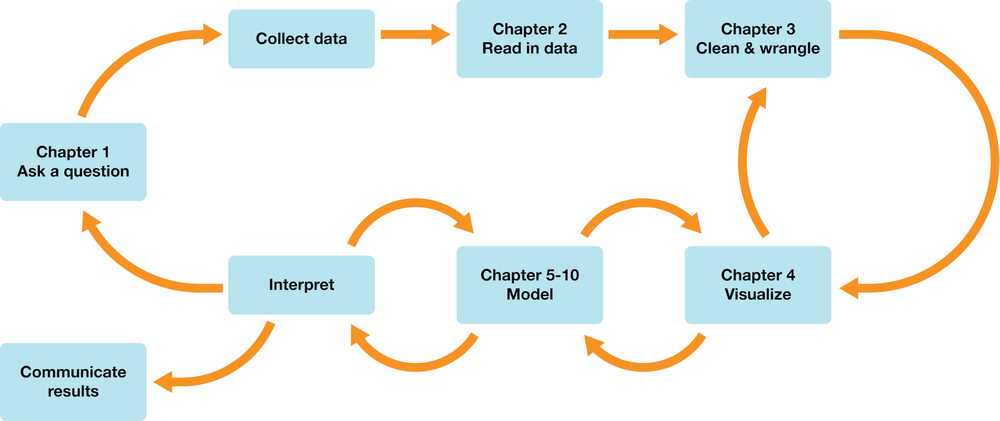
#> input picture examples/multipage_addpage/new/img/frontmatter/chapter_overview.png, 1000 x 421 px, shrunk from 2084 x 877 before the run
$ python -i image.py   (imports and definitions only)
#> lines starting #> are read from the running program, lines starting #| are printed output that depends on the picture
from PIL import Image, ImageEnhance, ImageChops, ImageOps
import numpy as np
import cairosvg
from loguru import logger
import os
import shutil

def diff(filepath_old, filepath_new, filepath_out):
    if not _img_exists(filepath_old, filepath_new):
        return False

    img_old = Image.open(filepath_old).convert("RGB")
    img_new = Image.open(filepath_new).convert("RGB")
    img_diff = ImageChops.difference(img_old, img_new)
    if img_diff.getbbox() is None:
        # no diff, just copy filepath_new to filepath_out
        shutil.copyfile(filepath_new, filepath_out)
        return False
    else:
        # diff, add a yellow border and highlight differences in bright red
        img_overlay = ImageChops.overlay(img_old.convert("RGBA"), img_new.convert("RGBA"))
        img_overlay_np = np.array(img_overlay)
        img_overlay_np[ np.fabs(np.array(img_diff)).sum(axis=2) != 0 ] = np.array([255,0,0,0])
        img_overlay = Image.fromarray(img_overlay_np)
        img_bordered = ImageOps.expand(img_overlay, border=10, fill='yellow')
        img_bordered.convert("RGB").save(filepath_out)
        return True


def _img_exists(filepath_old, filepath_new):
    result=True
    if not os.path.isfile(filepath_old):
        logger.info(f"{filepath_old} is missing")
        result=False
    elif not os.path.isfile(filepath_new):
        logger.info(f"{filepath_new} is missing")
        result=False
    return result

def highlight_add(filepath, filepath_out):
    _highlight_image(filepath, filepath_out, "limegreen", 0.5)

def highlight_del(filepath, filepath_out):
    _highlight_image(filepath, filepath_out, "firebrick", 0.5)

def _highlight_image(filepath, filepath_out, color, alpha):
#> called with filepath_out = 'out.png', color = 'limegreen', alpha = 0.5
    img = Image.open(filepath)
#> img is the input picture: PIL image 1000x421 RGBA; mean R, G, B, A 238.1, 242.6, 239.9, 254.9
    bw = img.convert("LA").convert("RGBA")
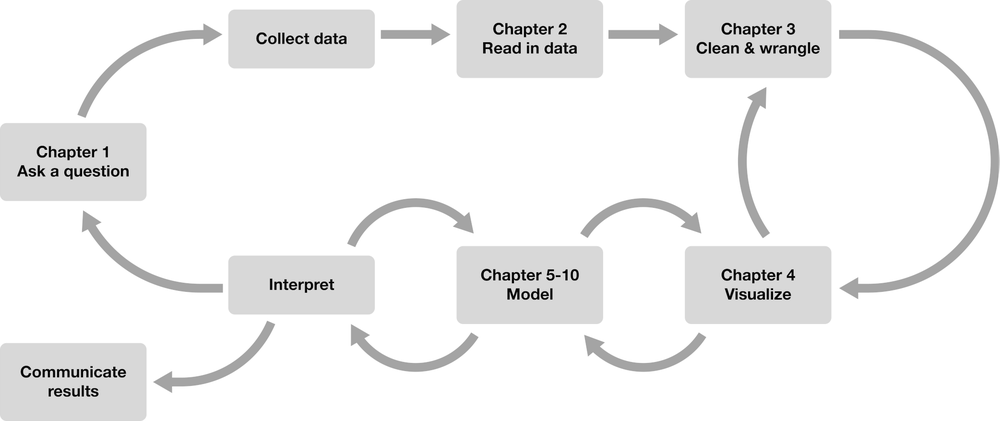
#> bw: PIL image 1000x421 RGBA; mean R, G, B, A 240.9, 240.9, 240.9, 254.9; transparent parts drawn white
    overlay = Image.new("RGBA", img.size, color = color)
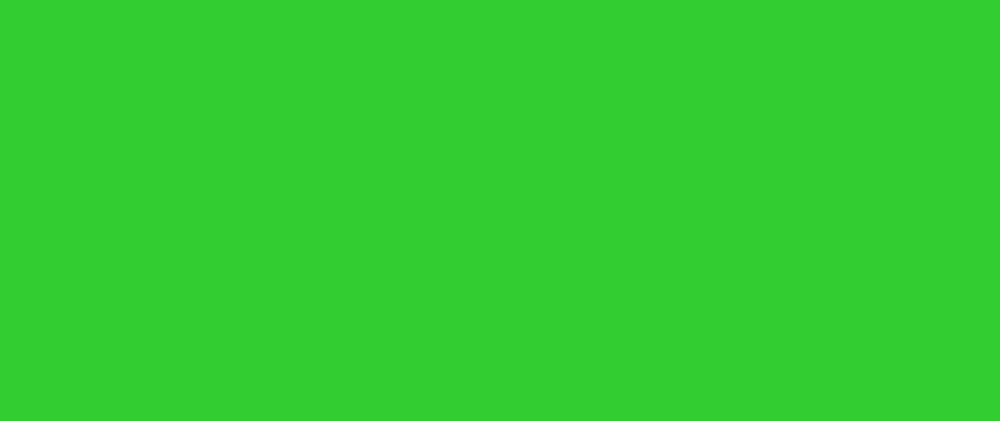
#> overlay: PIL image 1000x421 RGBA; mean R, G, B, A 50, 205, 50, 255
    blended = Image.blend(bw, overlay, alpha)
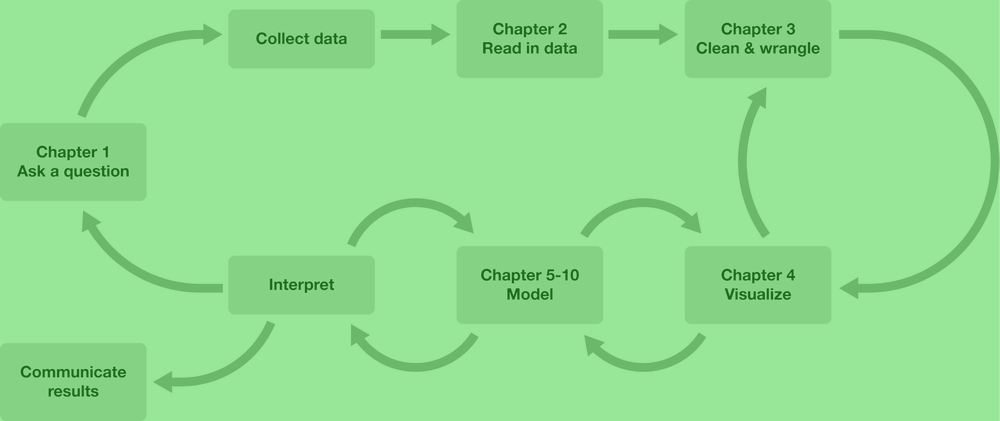
#> blended: PIL image 1000x421 RGBA; mean R, G, B, A 145.1, 222.9, 145.1, 254.9; transparent parts drawn white
    blended.convert("RGB").save(filepath_out)

def convert_svg_to_png(filepath, filepath_out):
    cairosvg.svg2png(url=filepath, write_to=filepath_out)

>>> result = highlight_add('../../examples/multipage_addpage/new/img/frontmatter/chapter_overview.png', 'out.png')
